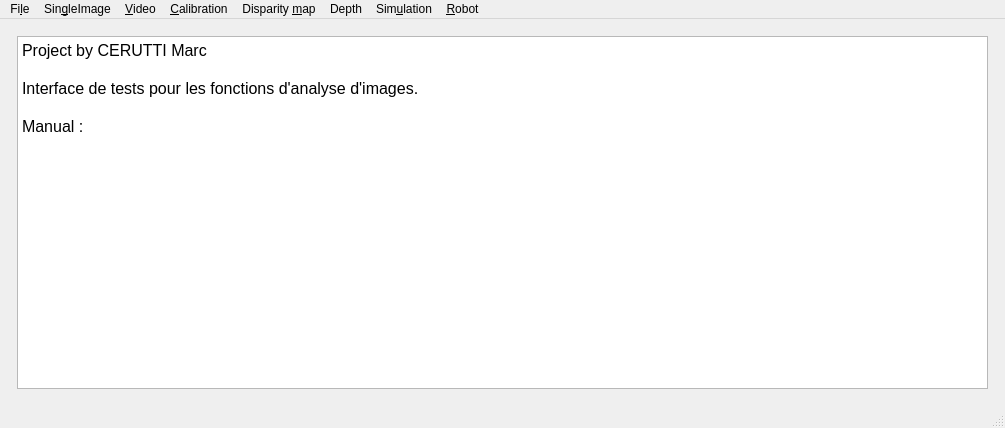
<?xml version="1.0" encoding="UTF-8"?>
<ui version="4.0">
 <class>MainWindow</class>
 <widget class="QMainWindow" name="MainWindow">
  <property name="geometry">
   <rect>
    <x>0</x>
    <y>0</y>
    <width>1005</width>
    <height>428</height>
   </rect>
  </property>
  <property name="windowTitle">
   <string>MainWindow</string>
  </property>
  <widget class="QWidget" name="centralwidget">
   <layout class="QHBoxLayout" name="horizontalLayout_2">
    <item>
     <layout class="QVBoxLayout" name="verticalLayout">
      <property name="leftMargin">
       <number>6</number>
      </property>
      <property name="topMargin">
       <number>6</number>
      </property>
      <property name="rightMargin">
       <number>6</number>
      </property>
      <property name="bottomMargin">
       <number>6</number>
      </property>
      <item>
       <widget class="QTextEdit" name="textEdit">
        <property name="html">
         <string>&lt;!DOCTYPE HTML PUBLIC &quot;-//W3C//DTD HTML 4.0//EN&quot; &quot;http://www.w3.org/TR/REC-html40/strict.dtd&quot;&gt;
&lt;html&gt;&lt;head&gt;&lt;meta name=&quot;qrichtext&quot; content=&quot;1&quot; /&gt;&lt;style type=&quot;text/css&quot;&gt;
p, li { white-space: pre-wrap; }
&lt;/style&gt;&lt;/head&gt;&lt;body style=&quot; font-family:'Sans'; font-size:12pt; font-weight:400; font-style:normal;&quot;&gt;
&lt;p style=&quot; margin-top:0px; margin-bottom:0px; margin-left:0px; margin-right:0px; -qt-block-indent:0; text-indent:0px;&quot;&gt;Project by CERUTTI Marc &lt;/p&gt;
&lt;p style=&quot;-qt-paragraph-type:empty; margin-top:0px; margin-bottom:0px; margin-left:0px; margin-right:0px; -qt-block-indent:0; text-indent:0px;&quot;&gt;&lt;br /&gt;&lt;/p&gt;
&lt;p style=&quot; margin-top:0px; margin-bottom:0px; margin-left:0px; margin-right:0px; -qt-block-indent:0; text-indent:0px;&quot;&gt;Interface de tests pour les fonctions d'analyse d'images.&lt;/p&gt;
&lt;p style=&quot;-qt-paragraph-type:empty; margin-top:0px; margin-bottom:0px; margin-left:0px; margin-right:0px; -qt-block-indent:0; text-indent:0px;&quot;&gt;&lt;br /&gt;&lt;/p&gt;
&lt;p style=&quot; margin-top:0px; margin-bottom:0px; margin-left:0px; margin-right:0px; -qt-block-indent:0; text-indent:0px;&quot;&gt;Manual :&lt;/p&gt;&lt;/body&gt;&lt;/html&gt;</string>
        </property>
       </widget>
      </item>
     </layout>
    </item>
   </layout>
  </widget>
  <widget class="QMenuBar" name="menubar">
   <property name="geometry">
    <rect>
     <x>0</x>
     <y>0</y>
     <width>1005</width>
     <height>25</height>
    </rect>
   </property>
   <widget class="QMenu" name="menuFile">
    <property name="title">
     <string>Fi&amp;le</string>
    </property>
    <addaction name="actionQuit"/>
   </widget>
   <widget class="QMenu" name="menuCameraCalibration">
    <property name="title">
     <string>&amp;Calibration</string>
    </property>
    <addaction name="actionCalibration"/>
    <addaction name="actionCalibrationStereo"/>
   </widget>
   <widget class="QMenu" name="menuDisparity_map">
    <property name="title">
     <string>Disparity &amp;map</string>
    </property>
    <addaction name="actionDisparityBM"/>
    <addaction name="actionDisparitySGBM"/>
   </widget>
   <widget class="QMenu" name="menuVideo">
    <property name="title">
     <string>&amp;Video</string>
    </property>
    <addaction name="actionExtractImages"/>
    <addaction name="actionCalibrationStereoVideo"/>
    <addaction name="separator"/>
    <addaction name="actionDepthSGBMVideo"/>
    <addaction name="actionDepthBMVideo"/>
   </widget>
   <widget class="QMenu" name="menuDepthMap">
    <property name="title">
     <string>Depth</string>
    </property>
    <addaction name="actionDepthBM"/>
    <addaction name="actionDepthSGBM"/>
   </widget>
   <widget class="QMenu" name="menuRobot">
    <property name="title">
     <string>&amp;Robot</string>
    </property>
    <addaction name="actionTest_controller"/>
   </widget>
   <widget class="QMenu" name="menuSimulation">
    <property name="title">
     <string>Sim&amp;ulation</string>
    </property>
    <addaction name="actionOpen_simulation_unity"/>
   </widget>
   <widget class="QMenu" name="menuSingleImage">
    <property name="title">
     <string>Sin&amp;gleImage</string>
    </property>
    <addaction name="actionOpen_filters"/>
   </widget>
   <addaction name="menuFile"/>
   <addaction name="menuSingleImage"/>
   <addaction name="menuVideo"/>
   <addaction name="menuCameraCalibration"/>
   <addaction name="menuDisparity_map"/>
   <addaction name="menuDepthMap"/>
   <addaction name="menuSimulation"/>
   <addaction name="menuRobot"/>
  </widget>
  <widget class="QStatusBar" name="statusbar"/>
  <action name="actionQuit">
   <property name="text">
    <string>&amp;Quit</string>
   </property>
  </action>
  <action name="actionDisparityBM">
   <property name="text">
    <string>&amp;DisparityBM</string>
   </property>
  </action>
  <action name="actionDisparitySGBM">
   <property name="text">
    <string>D&amp;isparitySGBM</string>
   </property>
  </action>
  <action name="actionCalibration">
   <property name="text">
    <string>&amp;Calibration menu</string>
   </property>
  </action>
  <action name="actionCalibrationStereoVideo">
   <property name="text">
    <string>&amp;StereoCalibrationVideo</string>
   </property>
  </action>
  <action name="actionDepthSGBMVideo">
   <property name="text">
    <string>&amp;DepthMap SGBM</string>
   </property>
  </action>
  <action name="actionExtractImages">
   <property name="text">
    <string>&amp;ExtractImages</string>
   </property>
  </action>
  <action name="actionDepthBMVideo">
   <property name="text">
    <string>Depth &amp;map BM</string>
   </property>
  </action>
  <action name="actionDepthBM">
   <property name="text">
    <string>&amp;BM</string>
   </property>
  </action>
  <action name="actionDepthSGBM">
   <property name="text">
    <string>&amp;SGBM</string>
   </property>
  </action>
  <action name="actionCalibrationStereo">
   <property name="text">
    <string>Ca&amp;libration folder</string>
   </property>
  </action>
  <action name="actionTest_controller">
   <property name="text">
    <string>&amp;Test controller</string>
   </property>
  </action>
  <action name="actionOpen_simulation_unity">
   <property name="text">
    <string>&amp;Open simulation unity</string>
   </property>
  </action>
  <action name="actionOpen_filters">
   <property name="text">
    <string>Open &amp;filters</string>
   </property>
  </action>
 </widget>
 <layoutdefault spacing="6" margin="11"/>
 <resources/>
 <connections/>
</ui>
